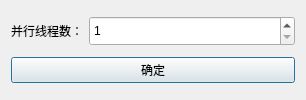
<?xml version="1.0" encoding="UTF-8"?>
<ui version="4.0">
 <class>ThreadCountDialog</class>
 <widget class="QDialog" name="ThreadCountDialog">
  <property name="geometry">
   <rect>
    <x>0</x>
    <y>0</y>
    <width>306</width>
    <height>100</height>
   </rect>
  </property>
  <property name="windowTitle">
   <string>Dialog</string>
  </property>
  <layout class="QVBoxLayout" name="verticalLayout">
   <item>
    <layout class="QHBoxLayout" name="horizontalLayout" stretch="1,3">
     <item>
      <widget class="QLabel" name="label">
       <property name="text">
        <string>并行线程数：</string>
       </property>
       <property name="alignment">
        <set>Qt::AlignRight|Qt::AlignTrailing|Qt::AlignVCenter</set>
       </property>
      </widget>
     </item>
     <item>
      <widget class="QSpinBox" name="spinBoxThreadCount">
       <property name="minimumSize">
        <size>
         <width>0</width>
         <height>30</height>
        </size>
       </property>
       <property name="minimum">
        <number>1</number>
       </property>
       <property name="maximum">
        <number>999</number>
       </property>
      </widget>
     </item>
    </layout>
   </item>
   <item>
    <widget class="QPushButton" name="pushButtonOk">
     <property name="text">
      <string>确定</string>
     </property>
    </widget>
   </item>
  </layout>
 </widget>
 <resources/>
 <connections/>
</ui>
